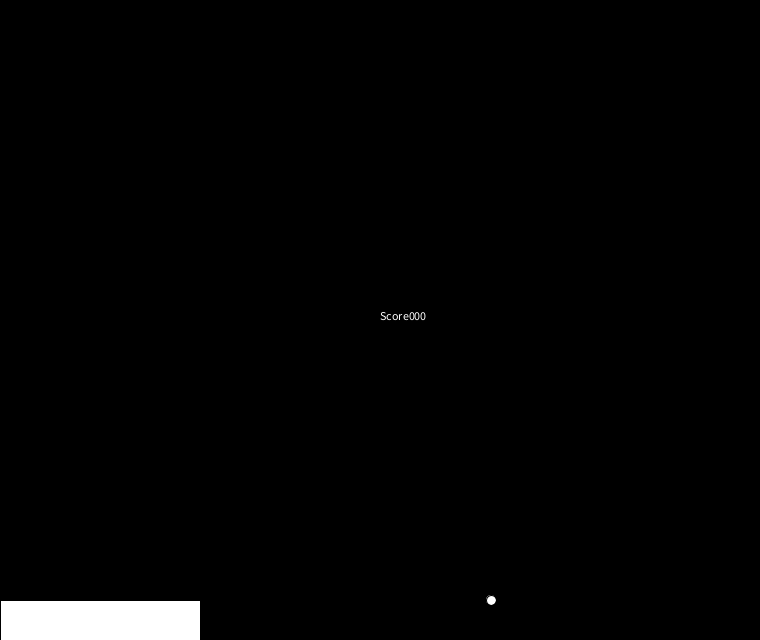
Frame 1 (no input)
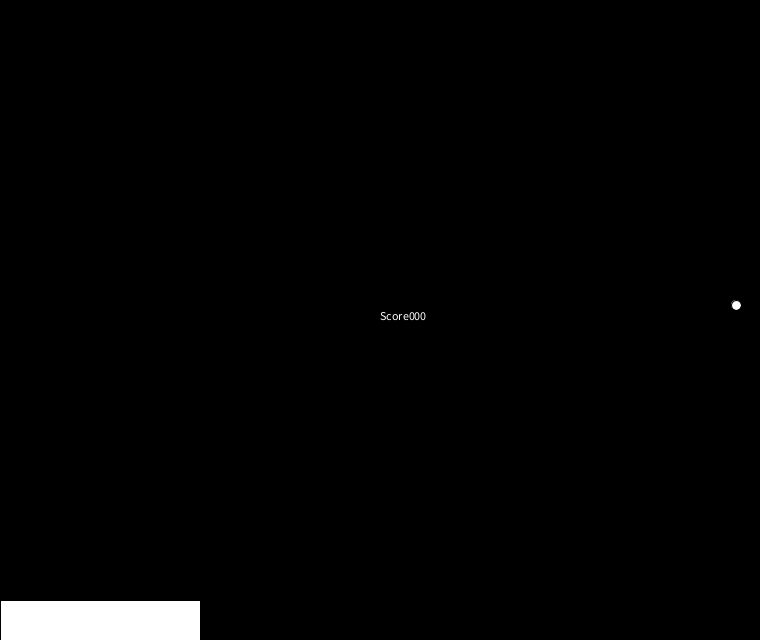
Frame 60 (the mouse pressed at the canvas centre just before this capture)
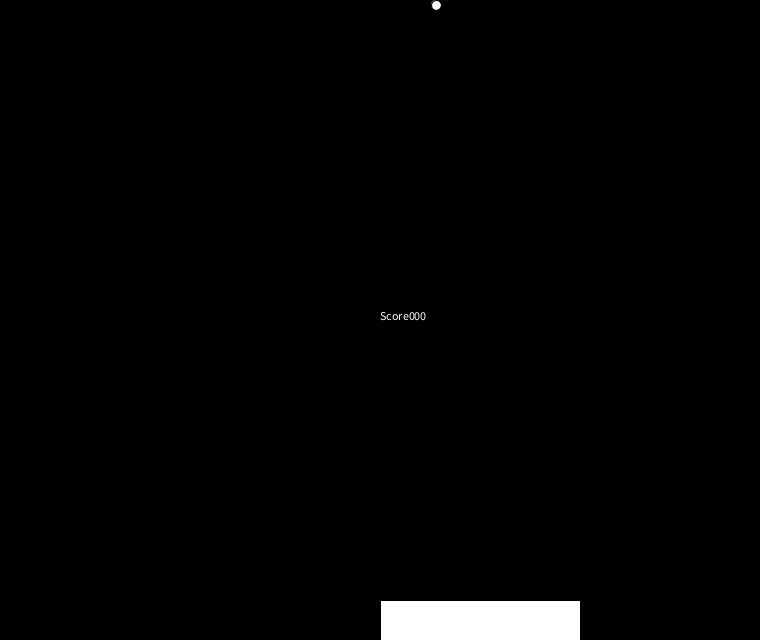
Frame 120 (the mouse held since frame 60 and released just before this capture)

The Processing sketch that drew these frames (run headless with seeded random() and noise(); from frame 60 on, the mouse is pressed at the canvas centre):

// Processing sketch: Bounce
// ── Bounce.pde
int base = 40;
int x,y,gameScore= 0;
int changeX = 5;
int changeY = -5;
int gameOver  = 0;

void setup(){
  size(760,640);
  x = (int)random(width);
  y = height-base;
}

void draw(){
  if(gameOver==0){
    background(0);
    text("Score"+gameScore+"00", width/2,height/2);
    rect(mouseX,height-base,200,base);
    ellipse(x,y,10,10);
    x=x+changeX;
    y=y+changeY;
    if(x<0 | x>width){
      changeX = -changeX;
    }
    if(y<0){
      changeY = -changeY;
    }
    if(y>height-base){
      if(x>mouseX && x<mouseX+200){
        changeY = -changeY;
        gameScore ++;
      }
      else{
        gameOver();
      }
    }
  }
  else{
    background(100,100,200);
    text("Game Over", width/2,height/2);
    text("Click to Restart" , width/2,height/2+20);
  }
  
}
void gameOver(){
}

void mouseClicked(){
  changeY = -changeY;
  gameScore=0;
  gameOver=0;
}
